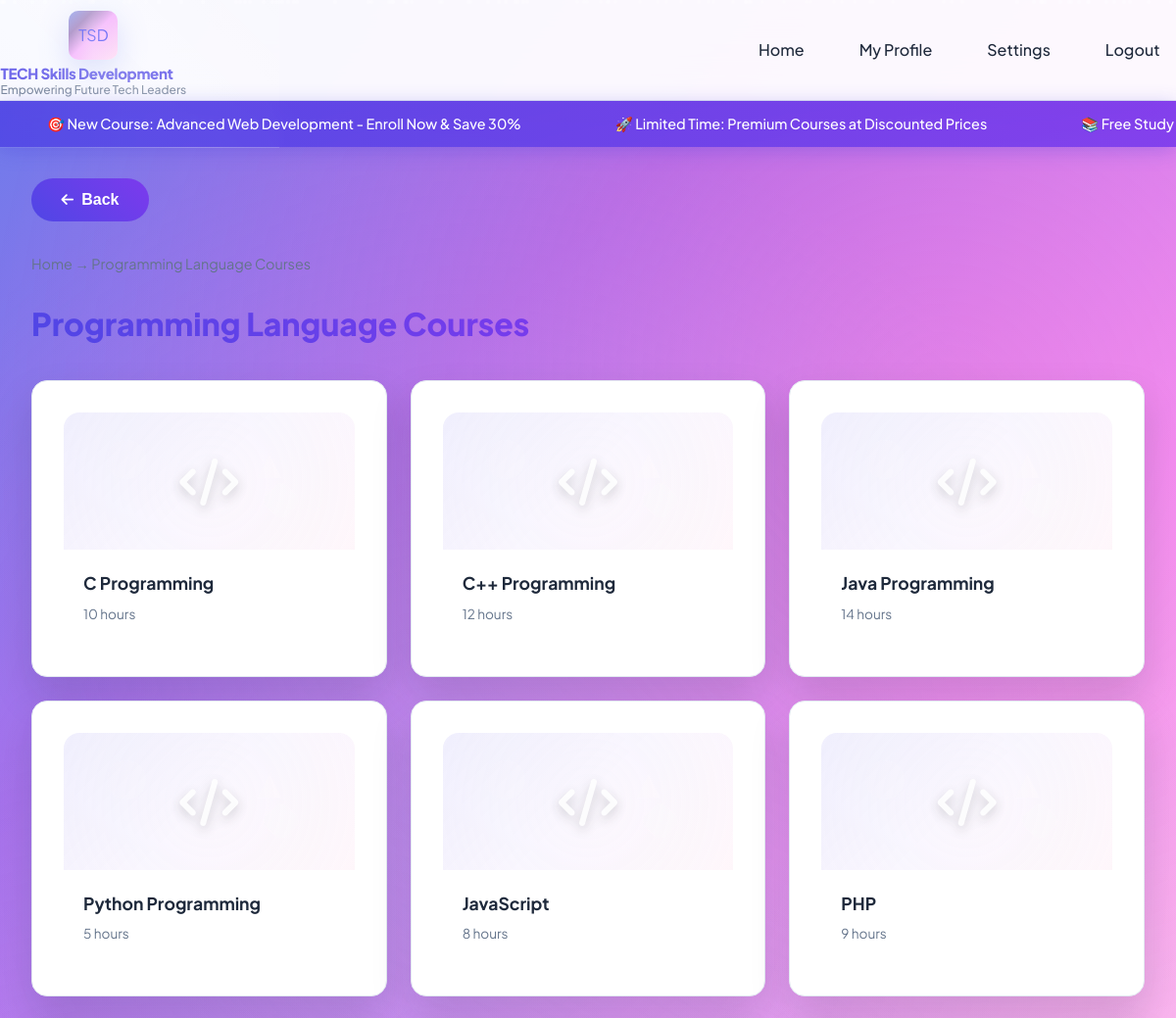
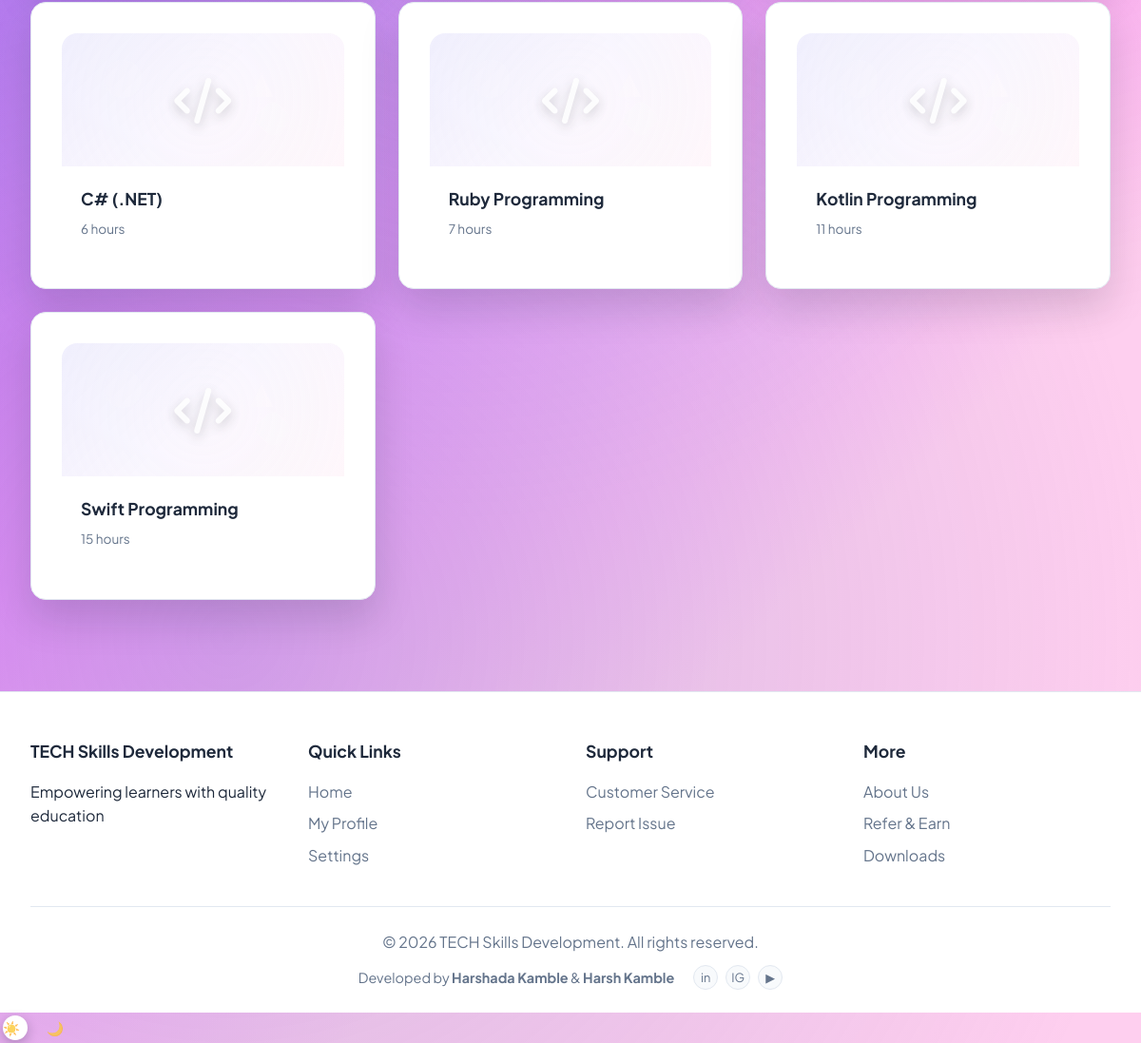
Page /courses/coding-languages (signed in) on the committed database (2 pictures, top to bottom).
### models.py (models this page shows)
class Category(db.Model):
    __tablename__ = "categories"
    id = db.Column(db.Integer, primary_key=True)
    name = db.Column(db.String(100), nullable=False)
    slug = db.Column(db.String(100), unique=True, nullable=False)
    description = db.Column(db.Text, nullable=True)
    icon = db.Column(db.String(50), nullable=True)
    courses = db.relationship("Course", backref="category", lazy="dynamic")

class Course(db.Model):
    __tablename__ = "courses"
    id = db.Column(db.Integer, primary_key=True)
    category_id = db.Column(db.Integer, db.ForeignKey("categories.id"), nullable=False)
    name = db.Column(db.String(200), nullable=False)
    slug = db.Column(db.String(200), nullable=False)
    description = db.Column(db.Text, nullable=True)
    duration_weeks = db.Column(db.Integer, default=4)
    syllabus_text = db.Column(db.Text, nullable=True)
    topics = db.relationship("CourseTopic", backref="course", lazy="dynamic", order_by="CourseTopic.order")
    enrollments = db.relationship("Enrollment", backref="course", lazy="dynamic")

### app.py (the view)
@app.route("/courses/<category_slug>")
@login_required
def courses_list(category_slug):
    if current_user.role != "student":
        return redirect(url_for("admin_dashboard"))
    cat = Category.query.filter_by(slug=category_slug).first_or_404()
    courses = Course.query.filter_by(category_id=cat.id).order_by(Course.id).all()
    return render_template("student/courses_list.html", category=cat, courses=courses)

### app.py (called while the page is built)
@login_manager.user_loader
def load_user(user_id):
    if user_id is None:
        return None
    try:
        return User.query.get(int(user_id))
    except (ValueError, TypeError):
        return None

### templates/student/courses_list.html (shortened to what this page needs)
{% extends "base.html" %}
{% block content %}
<nav class="breadcrumb">
    <a href="{{ url_for('home') }}">Home</a> &rarr; {{ category.name }}
</nav>
<h1 class="page-title">{{ category.name }}</h1>
<div class="courses-grid">
    {% for course in courses %}
    <a href="{{ url_for('course_detail', course_id=course.id) }}" class="course-card" data-category="{{ category.name.lower() | replace(' ', '-') | replace('&', 'and') }}">
        <div class="thumb">
            <div class="thumb-icon">
                {% if 'Computer Fundamentals' == course.name %}
                    <img src="{{ url_for('static', filename='images/computer-course-icon.svg') }}" alt="Computer Course" style="width: 100%; height: 100%; object-fit: cover; border-radius: 8px;">
                {% elif 'programming' in category.name.lower() %}
                    <i class="fas fa-code"></i>
                {% elif 'design' in category.name.lower() %}
                    <i class="fas fa-palette"></i>
                {% elif 'business' in category.name.lower() %}
                    <i class="fas fa-briefcase"></i>
                {% elif 'marketing' in category.name.lower() %}
                    <i class="fas fa-bullhorn"></i>
                {% elif 'data' in category.name.lower() or 'science' in category.name.lower() %}
                    <i class="fas fa-chart-line"></i>
                {% else %}
                    <i class="fas fa-graduation-cap"></i>
                {% endif %}
            </div>
            <div class="shape-1"></div>
            <div class="shape-2"></div>
            <div class="shape-3"></div>
        </div>
        <div class="body">
            <h3>{{ course.name }}</h3>
            <p class="meta">{{ course.duration_weeks }} hours</p>
        </div>
    </a>
    {% endfor %}
</div>
{% endblock %}

### rows in the picture
Category: name "Programming Language Courses"
Course: name "C Programming", duration_weeks "10"
Course: name "C++ Programming", duration_weeks "12"
Course: name "Java Programming", duration_weeks "14"
Course: name "Python Programming", duration_weeks "5"
Course: name "JavaScript", duration_weeks "8"
Course: name "PHP", duration_weeks "9"
Course: name "C# (.NET)", duration_weeks "6"
Course: name "Ruby Programming", duration_weeks "7"
Course: name "Kotlin Programming", duration_weeks "11"
Course: name "Swift Programming", duration_weeks "15"
